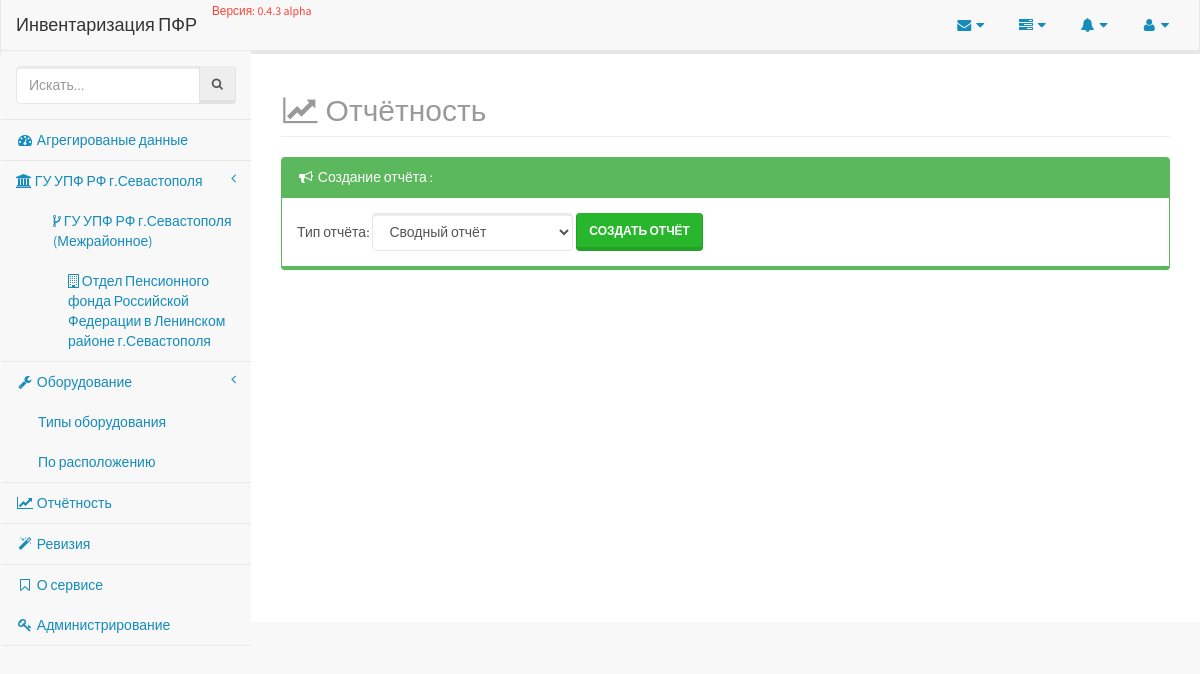
The page /reports/ on the database its author committed.
### employee/models/organisation.py (models this page shows, shortened)
class Organisation(models.Model):
    title = models.CharField(_('Наименование'), max_length=80, unique=True, db_index=True)
    short_title = models.CharField(_('Краткое наименование'), max_length=40, unique=True, null=True, blank=True)
    parent = models.ForeignKey('self', related_name='subordinates', default=0, blank=True, null=True, verbose_name='В подчинении')
    @staticmethod
    def all():
        return Organisation.objects.all()
    class Meta:
        verbose_name = _('Организация')
        verbose_name_plural = _('Организации')
        app_label = 'employee'

### reports/views.py (the view)
class ReportsView(TemplateView):
    template_name = 'reports/index.html'
    page_title = 'Отчёты'
    reports_form = ReportsForm()
    def get(self, request, *args, **kwargs):
        if request.GET.get('report_type') == 'summary':
            return Report(report_name='Сводный отчёт', filename='statistic-report').summary_report()
        return super(ReportsView, self).get(request, *args, **kwargs)

### employee/templatetags/organisations_menu.py (called while the page is built)
@register.inclusion_tag('partials/organisations_menu.html')
def organisations_menu():
    menu = Organisation.all().filter(parent=None)
    return {'menu': menu}

### events/templatetags/events.py (called while the page is built)
@register.inclusion_tag('partials/_events.html')
def events():
    logs = LogEntry.objects.select_related('content_type').all().order_by('-action_time')[:10]
    return {'events': logs}

### inventory/__init__.py (called while the page is built)
def appname(request):
    return {'appname': __appname__}

def app_version(request):
    return {'app_version': __version__}

### reports/templates/reports/index.html (shortened to what this page needs)
{% extends 'layouts/application.html' %}
{% block content %}
    <div class="row">
        <div class="col-lg-12">
            <h2 class="page-header text-muted">
                <i class="fa fa-line-chart fa-fw"></i>
                Отчётность
            </h2>
        </div>
    </div>
    <div>
        <div class="panel panel-green">
            <div class="panel-heading">
                <i class="fa fa-bullhorn fa-fw"></i>
                Создание отчёта :
            </div>
            <div class="panel-body">
                <form action="" class="form form-inline">
                    {% for field in view.reports_form %}
                        <div class="form-group">
                            <label for="{{ field.id_for_label }}" class="control-label">
                                {{ field.label }}:
                            </label>
                            {{ field }}
                        </div>
                    {% endfor %}
                    <div class="form-group">
                        <button type="submit" class="btn btn-success">Создать отчёт</button>
                    </div>
                </form>
            </div>
        </div>
    </div>
{% endblock %}

### templates/partials/organisations_menu.html
{% for item in menu %}
    <li>
        <a href="{% url 'employee:list' pk=item.pk %}">
            <span class="fa fa-institution"> </span>
            {{ item.title }}
            <span class="fa arrow"></span>
        </a>
            <ul class="nav nav-third-level">
                {% for subordinate in item.subordinates.all %}
                    <li>
                        <a href="{% url 'employee:list' pk=subordinate.pk %}">
                            <span class="fa fa-code-fork"> </span>
                            {{ subordinate.title }}
                        </a>
                            <ul class="nav nav-fourth-level">
                                {% for sub in subordinate.subordinates.all %}
                                    <li>
                                        <a href="{% url 'employee:list' pk=sub.pk %}">
                                            <span class="fa fa-building-o"> </span>
                                            {{ sub.title }}
                                        </a>
                                    </li>
                                {% endfor %}
                            </ul>
                    </li>
                {% endfor %}
            </ul>
    </li>
{% endfor %}

### rows shown on the page
Organisation: title "ГУ УПФ РФ г.Севастополя"
Organisation: title "ГУ УПФ РФ г.Севастополя (Межрайонное)"
Organisation: title "Отдел Пенсионного фонда Российской Федерации в Ленинском районе г.Севастополя"

### other values the page prints
{{ appname }} "Инвентаризация ПФР"
{{ app_version }} "0.4.3 alpha"
{{ field.label }} "Тип отчёта"
